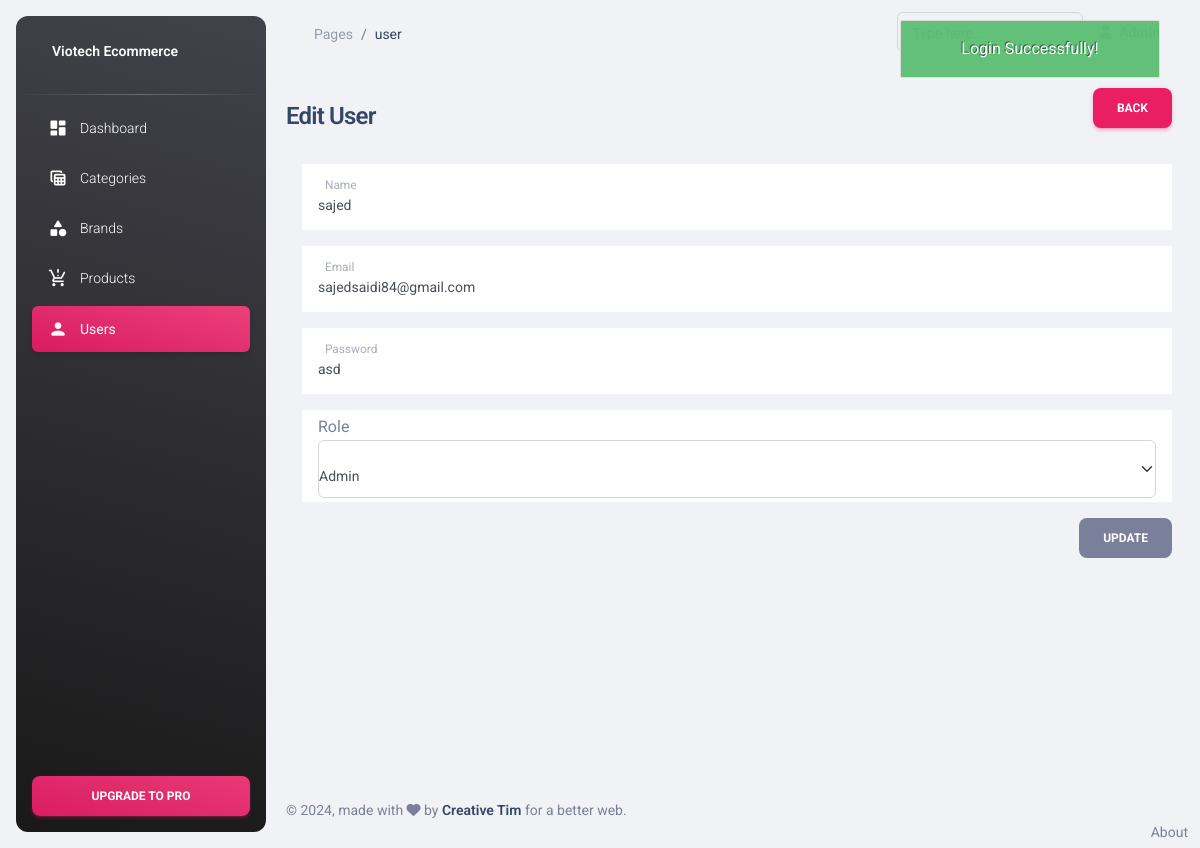
Screenshot of /admin/editUser.php?id=1 (signed in) with the database file from the repository.
### tables this page shows
CREATE TABLE `users` (
  `id` int(11) NOT NULL,
  `name` varchar(50) NOT NULL,
  `email` varchar(50) NOT NULL,
  `password` varchar(50) NOT NULL,
  `role` varchar(50) NOT NULL DEFAULT 'user' COMMENT 'admin,user'
);

### admin/includes/config/DAL.php (called while the page is built, shortened)
<?php
require_once "dbcon.php";
function getId($table, $id)
{
    global $conn;
    $sql = "SELECT * FROM $table WHERE id = ?";
    $stmt = $conn->prepare($sql);
    $stmt->bind_param('i', $id);
    $stmt->execute();
    $result = $stmt->get_result();
    return $result;
}

### admin/editUser.php (the view, shortened to what this page needs)
<?php include('includes/header.php');
include "includes/config/DAL.php";
?>
<div class="container-fluid py-4">
    <div class="row min-vh-80 h-100">
        <div class="col-12">
            <h4 class="d-flex align-items-center justify-content-between mb-3 pe-3">
                Edit User
                <a href="user.php" class="btn btn-primary text-white">
                    Back
                </a>
            </h4>
            <?php if (isset($_GET['id'])) {
                $id = $_GET['id'];
                $user = getId('users', $id);
                if (mysqli_num_rows($user) > 0) {
                    $user = mysqli_fetch_array($user);
            ?>
                    <form action="includes/config/BL.php" method="POST" class="px-3 py-1" enctype="multipart/form-data">
                        <div class=" px-3 py-1 bg-white mb-3">
                            <div class="form-floating">
                                <input type="text" name="name" value="<?= $user['name'] ?>" required class="form-control" id="floatingInput" placeholder="name@example.com">
                                <label for="floatingInput">Name</label>
                            </div>
                        </div>
                        <div class=" px-3 py-1 bg-white mb-3">
                            <div class="form-floating">
                                <input type="text" name="email" value="<?= $user['email'] ?>" required class="form-control" id="floatingInpute" placeholder="name@example.com">
                                <label for="floatingInpute">Email</label>
                            </div>
                        </div>
                        <div class=" px-3 py-1 bg-white mb-3">
                            <div class="form-floating">
                                <input type="text" name="password" value="<?= $user['password'] ?>" required class="form-control" id="floatingInputee" placeholder="name@example.com">
                                <label for="floatingInputee">Password</label>
                            </div>
                        </div>
                        <div class="px-3 py-1 bg-white mb-3 ">
                            Role
                            <div class="form-floating">
                                <select required class="form-select" name="role" id="floatingSelect">
                                    <option value="admin" <?php if ($user['role'] == "admin") {
                                                                echo "selected";
                                                            } ?>>Admin</option>
                                </select>
                            </div>
                        </div>
                        <div>
                            <button type="submit" class="btn btn-secondary text-white float-end" name="update_user">
                                Update
                            </button>
                        </div>
                    </form>
                <?php
                } else {
                ?>
                    <h4>User not Found!</h4>
                <?php
                }
            } else {
                ?>
                <h4>Id missing.</h4>
            <?php
            } ?>
        </div>
    </div>
</div>
<?php include('includes/footer.php'); ?>

### rows the page displays
users: name "sajed", email "sajedsaidi84@gmail.com", password "asd", role "Admin"
